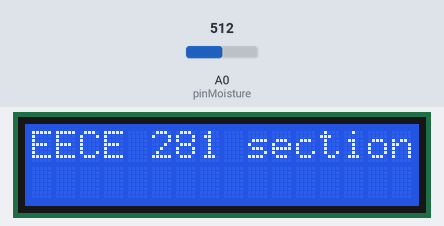
The sketch below on a simulated Arduino Uno, built with avr-gcc and run on an emulated ATmega328P. Parts: 16×2 character LCD. Inputs (shaded band) come from the test bench; at power-on: A0 (pinMoisture) = 512.

Above: at 1.1 s.
At 20.6 s:
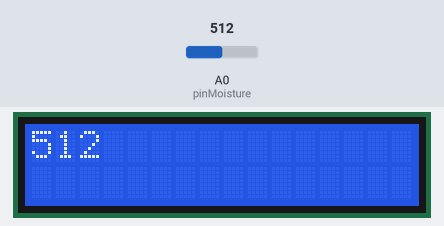
20.7 s: A0 (pinMoisture) set to 716
At 21.8 s:
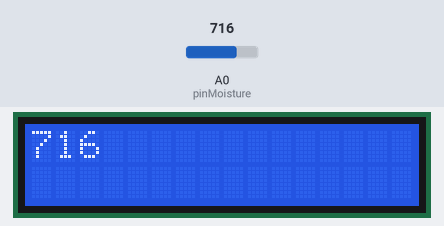
23.5 s: A0 (pinMoisture) set to 900
At 24.7 s:
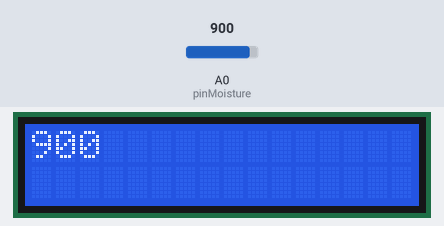
26.6 s: A0 (pinMoisture) set to 1023
At 27.9 s:
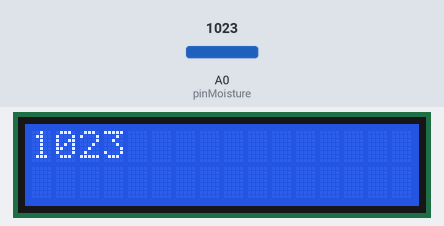
Timing chart, 0 to 29.6 s (numbered marks = the images above; inputs shaded):
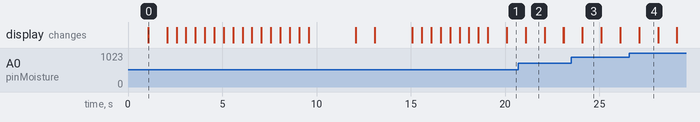

Measured:
- after the input at 20.7 s, the display: first differs from a run without the input after 0.40 s (image 2)
- after the input at 23.5 s, the display: first differs from a run without the input after 0.60 s (image 3)
- after the input at 26.6 s, the display: first differs from a run without the input after 0.51 s (image 4)
- what the display in image 0 shows lasts 1.0 s, from 1.1 s to 2.1 s

The sketch:

lcd_base.ino
```cpp
/* TODO header */

#include <LiquidCrystal.h>

const int pinRS = 2;
const int pinE = 3;
const int pinD4 = 8;
const int pinD5 = 9;
const int pinD6 = 10;
const int pinD7 = 11;
const int pinMoisture = A0;

const String message_one = "Hello and welcome to out demo!";
const String message_two = "EECE 281 section 202 Team L2D-7B";
const String message_whizzard = "Whizzard is proud to present:";
const String message_title = "  CRAPPY BIRD!";

// initialize the library with the numbers of the interface pins
LiquidCrystal lcd(pinRS, pinE, pinD4, pinD5, pinD6, pinD7);

void setup() {
  lcd.begin(16, 2); // set up LCD's number of columns and rows

  // Print startup messages to LCD
  lcd.setCursor(0,0);
  lcd.print(message_one.substring(0,15)); // first 16 characters of message
  lcd.setCursor(0,1);
  lcd.print(message_one.substring(15)); // remaining characters of message
  delay(1000);
  lcd.clear();

  // displays second message
  lcd.setCursor(0,0);
  lcd.print(message_two);
  delay (1000);
  for (int i = 0; i < message_two.length() - 16; i++) { // scroll to end of message
    lcd.scrollDisplayLeft();
    delay (500);
  }
  delay(2000);
  lcd.clear();

  // Custom message
  lcd.setCursor(0,0);
  lcd.print(message_whizzard.substring(0,15)); // first 16 characters of message
  lcd.setCursor(0,1);
  lcd.print(message_whizzard.substring(15)); // remaining characters of message
  delay(1000);
  lcd.clear();

  lcd.setCursor(0,0);
  lcd.print(message_title);
  delay(2000);

  for (int j = 0; j < 4; j++) {
    lcd.noDisplay();
    delay(500);
    lcd.display();
    delay(500);
  }

  lcd.clear();
}

void loop() {
  lcd.print(analogRead(pinMoisture));
  delay(1000);
  lcd.clear();
}
```
